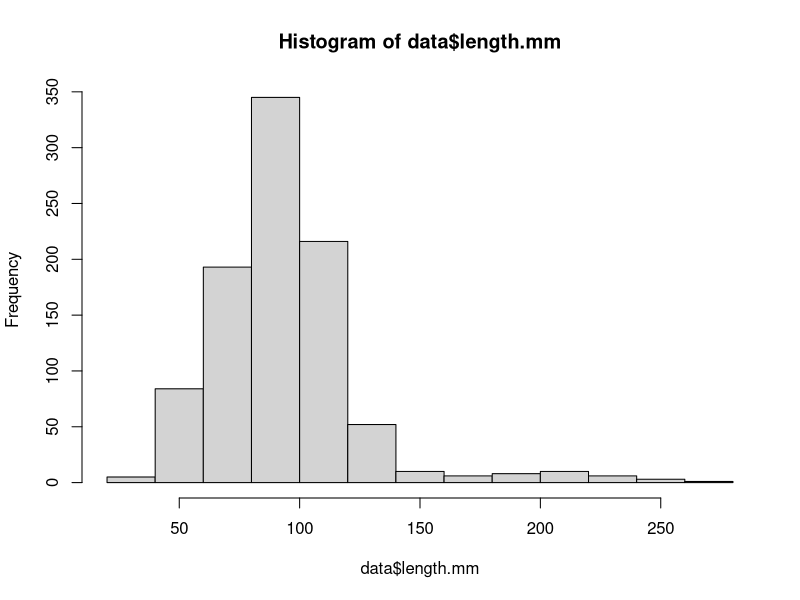
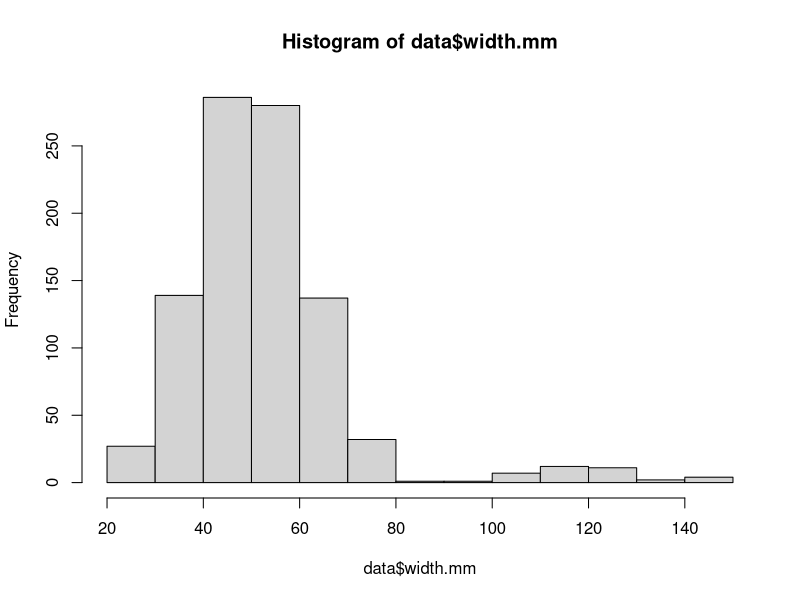
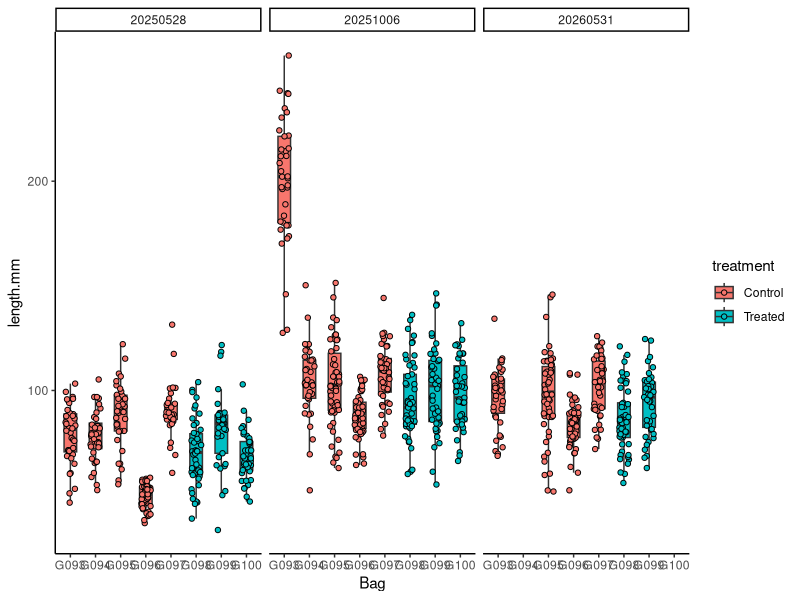
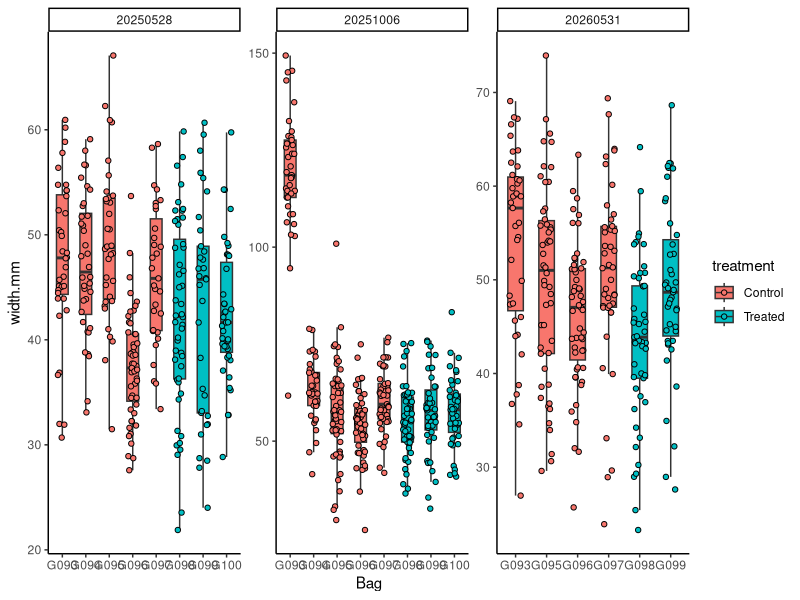
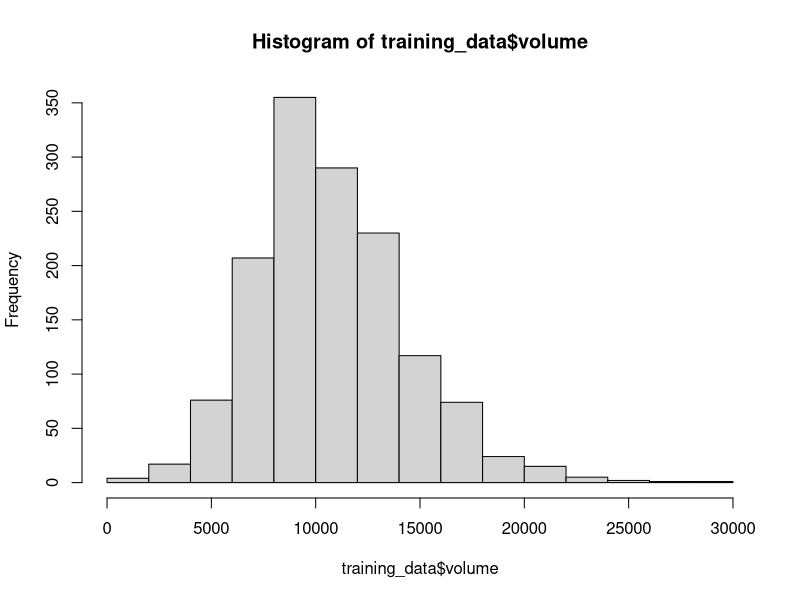
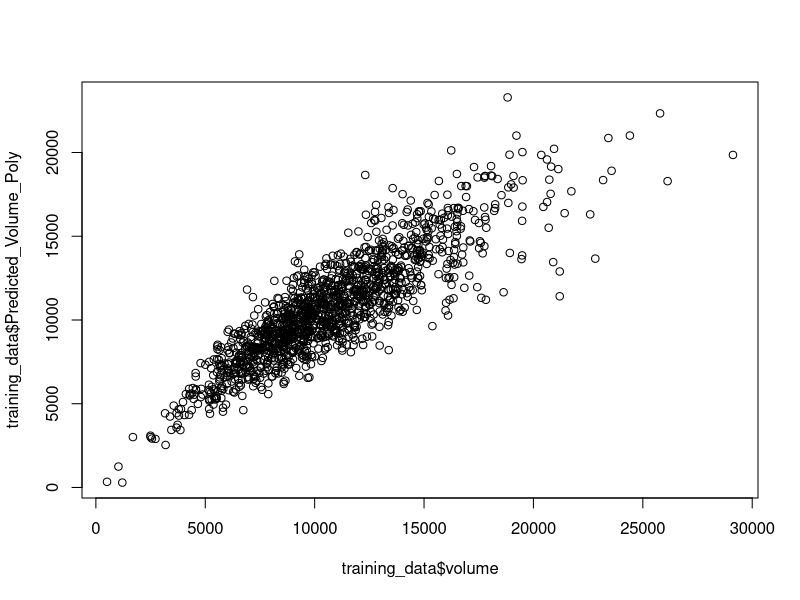
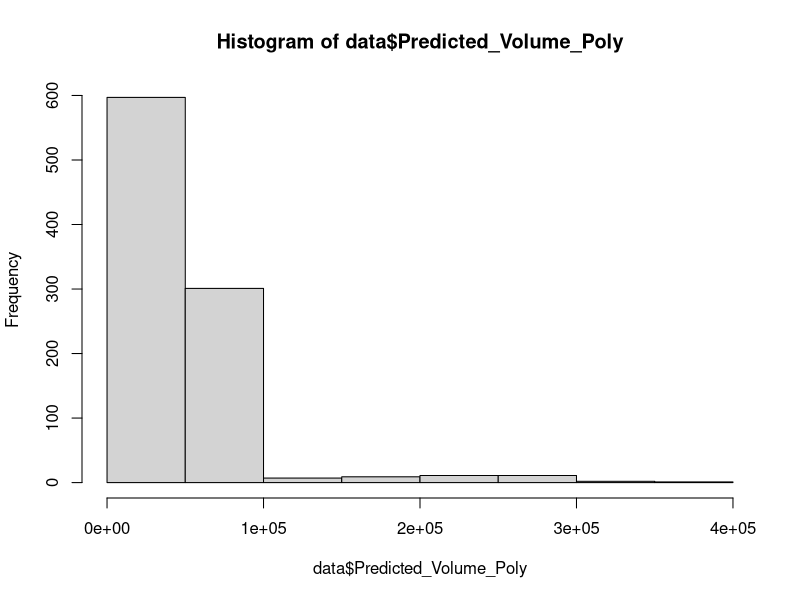
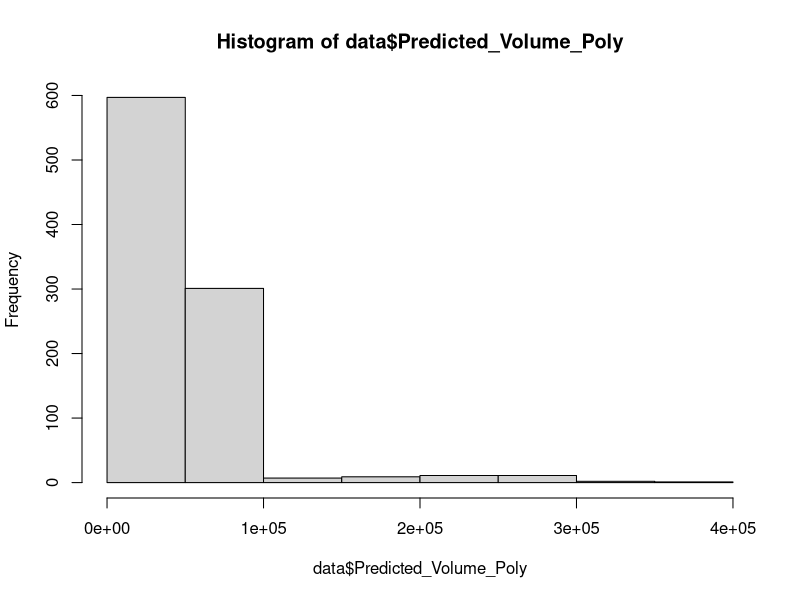

These figures' R source, in order: (Note: this script raises an error after producing the figures.)
## ---- chunk 1
knitr::opts_chunk$set(echo = TRUE, warning = FALSE, message = FALSE)
## ---- chunk 2
if ("tidyverse" %in% rownames(installed.packages()) == 'FALSE') install.packages('tidyverse') 
if ("ggplot2" %in% rownames(installed.packages()) == 'FALSE') install.packages('ggplot2') 
if ("ggeffects" %in% rownames(installed.packages()) == 'FALSE') install.packages('ggeffects') 

library("ggplot2")
library("tidyverse")
library("lme4")
library("lmerTest")
library("emmeans")
library("car")
library("mgcv")
library("ggeffects")
library("cowplot")
library("readxl")
## ---- chunk 3
data<-read_excel(path="data/outplanting/Sequim/size_Sequim.xlsx")%>%
  mutate(date=as.factor(date))
## ---- chunk 4
data$bag<-factor(data$bag)
## ---- chunk 5
metadata<-read_csv(file="data/outplanting/Sequim/bag_list_Sequim.csv")
metadata$bag<-factor(metadata$bag)

data$treatment<-metadata$treatment[match(data$bag, metadata$bag)]
## ---- chunk 6
hist(data$length.mm)
hist(data$width.mm)
## ---- chunk 7
plot1<-data%>%
  ggplot(aes(x=bag, y=length.mm, fill = treatment)) +
  facet_wrap(~date)+
  geom_boxplot(width=.5, outlier.shape= NA, position = position_dodge(width = 0.4)) +
  geom_point(pch = 21, position=position_jitterdodge(dodge.width=0.4)) +
  xlab("Bag") + 
  theme_classic(); plot1
## ---- chunk 8
plot2<-data%>%
  ggplot(aes(x=bag, y=width.mm, fill = treatment)) +
  facet_wrap(~date, scales="free")+
  geom_boxplot(width=.5, outlier.shape= NA, position = position_dodge(width = 0.4)) +
  geom_point(pch = 21, position=position_jitterdodge(dodge.width=0.4)) +
  xlab("Bag") + 
  theme_classic(); plot2
## ---- chunk 9
training_data<-read_csv(file="data/outplanting/GoosePoint/growth_GoosePoint.csv")%>%
  mutate(date=as.factor(date))%>%
  filter(date %in% c("20240909", "20250825", "20260522"))

training_data$volume <- (4/3) * pi * (training_data$length.mm/2) * (training_data$width.mm/2) * (training_data$depth.mm/2)

training_data<-training_data%>%
  filter(!is.na(volume))

hist(training_data$volume)
## ---- chunk 10
# Fit a polynomial regression model (2nd-degree polynomial)
poly_model <- lm(volume ~ poly(length.mm, 2) + poly(width.mm, 2) + length.mm:width.mm, data = training_data)

summary(poly_model)
## ---- chunk 11
training_data$Predicted_Volume_Poly <- predict(poly_model, training_data)
plot(training_data$Predicted_Volume_Poly ~ training_data$volume)
## ---- chunk 12
data$Predicted_Volume_Poly <- predict(poly_model, data)
hist(data$Predicted_Volume_Poly)
## ---- chunk 13
data<-data%>%filter(Predicted_Volume_Poly>0)
hist(data$Predicted_Volume_Poly)
## ---- chunk 14
data<-data%>%
  filter(!bag=="G093")
## ---- chunk 15
plot4<-data%>%
  ggplot(aes(x=bag, y=Predicted_Volume_Poly, fill = treatment)) +
  facet_wrap(~date)+
  geom_boxplot(width=.5, outlier.shape= NA, position = position_dodge(width = 0.4)) +
  geom_point(pch = 21, position=position_jitterdodge(dodge.width=0.4)) +
  xlab("Bag") + 
  scale_colour_manual(values=c("darkgray", "purple3"))+
  scale_fill_manual(values=c("darkgray", "purple3"))+
  theme_classic(); plot4

ggsave(plot4, filename="figures/growth/sequim/bag_sizes.png", width=8, height=5, units="in")
## ---- chunk 16
plot5<-data%>%
  ggplot(aes(x=treatment, y=Predicted_Volume_Poly, fill = treatment)) +
  facet_wrap(~date)+
  geom_boxplot(width=.5, outlier.shape= NA, position = position_dodge(width = 0.4)) +
  geom_point(pch = 21, position=position_jitterdodge(dodge.width=0.4)) +
  xlab("Treatment") +
  ylab(expression(paste("Growth (mm" ^3, ")")))+
  theme_classic() +
    scale_colour_manual(values=c("darkgray", "orange"))+
  scale_fill_manual(values=c("darkgray", "orange"))+
  theme(axis.text.x=element_text(angle=45, vjust=1, hjust=1), 
        legend.title=element_blank()); plot5

ggsave(plot5, filename="figures/growth/sequim/treatment_sizes.png", width=5, height=4, units="in")
## ---- chunk 17
plot6<-data%>%
  group_by(bag, treatment, date)%>%
  summarise(mean=mean(Predicted_Volume_Poly, na.rm=TRUE), se=sd(Predicted_Volume_Poly, na.rm=TRUE)/sqrt(length(Predicted_Volume_Poly)))%>%
  
  ggplot(aes(x=bag, y=mean, fill = treatment)) +
  facet_wrap(~date)+
  geom_point(pch = 21) +
  geom_errorbar(aes(ymin=mean-se, ymax=mean+se), width=0)+
  xlab("Bag") + 
  ylab("Volume")+
  #ylim(2000, 15000)+
  theme_classic() + 
  theme(axis.text.x=element_text(angle=45, vjust=1, hjust=1)); plot6
## ---- chunk 18
plot7<-data%>%
  group_by(treatment, date)%>%
  summarise(mean=mean(Predicted_Volume_Poly, na.rm=TRUE), se=sd(Predicted_Volume_Poly, na.rm=TRUE)/sqrt(length(Predicted_Volume_Poly)))%>%
  
  ggplot(aes(x=treatment, y=mean, fill = treatment)) +
  facet_wrap(~date)+
  geom_point(pch = 21, size=4) +
  geom_errorbar(aes(ymin=mean-se, ymax=mean+se), width=0)+
  xlab("Treatment") + 
  ylab("Volume")+
  #ylim(5000, 15000)+
  theme_classic() + 
  theme(axis.text.x=element_text(angle=45, vjust=1, hjust=1)); plot7
## ---- chunk 19
model<-lmer(sqrt(Predicted_Volume_Poly) ~ treatment*date + (1|bag:treatment), data=data)

summary(model)
anova(model)

qqPlot(residuals(model))
hist(residuals(model))
## ---- chunk 20
# Extract raw residuals
data$raw_resid <- residuals(model)

# Standardize residuals
data$std_resid <- data$raw_resid / sd(data$raw_resid)

# Flag potential outliers
outlier_threshold <- 3
data$outlier_flag <- abs(data$std_resid) > outlier_threshold

# Filter rows flagged as outliers
outliers <- data %>% filter(outlier_flag == TRUE)
print(outliers)

# Plot standardized residuals
ggplot(data, aes(x = seq_along(std_resid), y = std_resid)) +
  geom_point(aes(color = outlier_flag), size = 2) +
  geom_hline(yintercept = c(-outlier_threshold, outlier_threshold), linetype = "dashed", color = "red") +
  labs(title = "Standardized Residuals with Outliers", x = "Index", y = "Standardized Residual") +
  theme_minimal()
## ---- chunk 21
data<-data%>%
  filter(!outlier_flag==TRUE)
## ---- chunk 22
model<-lmer(sqrt(Predicted_Volume_Poly) ~ treatment*date + (1|bag:treatment), data=data)

summary(model)
anova(model)

qqPlot(residuals(model))
hist(residuals(model))
## ---- chunk 23
data%>%
  dplyr::select(date, bag, oyster, treatment, Predicted_Volume_Poly)%>%
  mutate(treatment=if_else(treatment=="Treated", "Treated", "Control"))%>%
  mutate(experiment=c("Temperature"))%>%
  write_csv("output/sequim_growth.csv")
